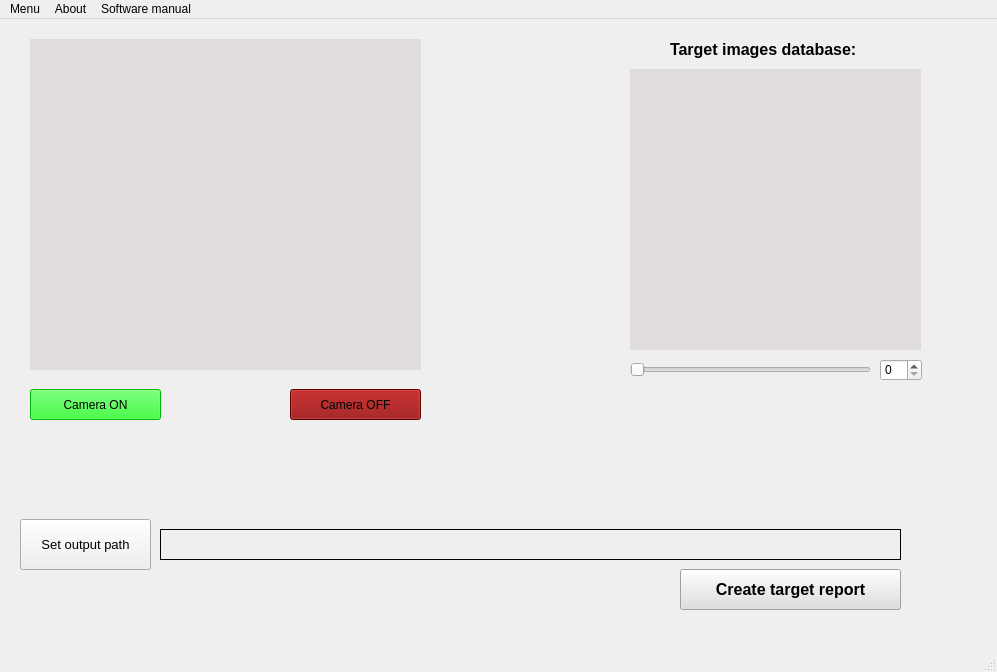
<?xml version="1.0" encoding="UTF-8"?>
<ui version="4.0">
 <class>MainWindow</class>
 <widget class="QMainWindow" name="MainWindow">
  <property name="geometry">
   <rect>
    <x>0</x>
    <y>0</y>
    <width>997</width>
    <height>672</height>
   </rect>
  </property>
  <property name="windowTitle">
   <string>Suspect detector</string>
  </property>
  <property name="windowOpacity">
   <double>1.000000000000000</double>
  </property>
  <widget class="QWidget" name="centralwidget">
   <widget class="QPushButton" name="CameraOnBtn">
    <property name="geometry">
     <rect>
      <x>30</x>
      <y>370</y>
      <width>131</width>
      <height>31</height>
     </rect>
    </property>
    <property name="styleSheet">
     <string notr="true">background-color: rgb(0,255,0);</string>
    </property>
    <property name="text">
     <string>Camera ON</string>
    </property>
   </widget>
   <widget class="QLabel" name="TargetImagesLabel">
    <property name="geometry">
     <rect>
      <x>670</x>
      <y>15</y>
      <width>231</width>
      <height>31</height>
     </rect>
    </property>
    <property name="font">
     <font>
      <family>Arial</family>
      <pointsize>12</pointsize>
      <weight>75</weight>
      <bold>true</bold>
     </font>
    </property>
    <property name="text">
     <string>Target images database:</string>
    </property>
   </widget>
   <widget class="QSlider" name="CurrentImage_slider">
    <property name="geometry">
     <rect>
      <x>630</x>
      <y>340</y>
      <width>241</width>
      <height>21</height>
     </rect>
    </property>
    <property name="orientation">
     <enum>Qt::Horizontal</enum>
    </property>
   </widget>
   <widget class="QSpinBox" name="CurrentImage_radiobox">
    <property name="geometry">
     <rect>
      <x>880</x>
      <y>340</y>
      <width>42</width>
      <height>22</height>
     </rect>
    </property>
   </widget>
   <widget class="QPushButton" name="CreateReportButton">
    <property name="geometry">
     <rect>
      <x>680</x>
      <y>550</y>
      <width>221</width>
      <height>41</height>
     </rect>
    </property>
    <property name="font">
     <font>
      <pointsize>12</pointsize>
      <weight>75</weight>
      <bold>true</bold>
     </font>
    </property>
    <property name="styleSheet">
     <string notr="true">background-color: rgb(225,220,220);</string>
    </property>
    <property name="text">
     <string>Create target report</string>
    </property>
   </widget>
   <widget class="QLabel" name="ExportPathLabel">
    <property name="geometry">
     <rect>
      <x>160</x>
      <y>510</y>
      <width>741</width>
      <height>31</height>
     </rect>
    </property>
    <property name="frameShape">
     <enum>QFrame::Panel</enum>
    </property>
    <property name="text">
     <string/>
    </property>
   </widget>
   <widget class="QPushButton" name="SetExportPathButton">
    <property name="geometry">
     <rect>
      <x>20</x>
      <y>500</y>
      <width>131</width>
      <height>51</height>
     </rect>
    </property>
    <property name="font">
     <font>
      <pointsize>10</pointsize>
     </font>
    </property>
    <property name="text">
     <string>Set output path</string>
    </property>
   </widget>
   <widget class="QLabel" name="MainVideo">
    <property name="geometry">
     <rect>
      <x>30</x>
      <y>20</y>
      <width>391</width>
      <height>331</height>
     </rect>
    </property>
    <property name="styleSheet">
     <string notr="true">background-color: rgb(225,220,220);</string>
    </property>
    <property name="text">
     <string/>
    </property>
   </widget>
   <widget class="QLabel" name="DatasetImages">
    <property name="geometry">
     <rect>
      <x>630</x>
      <y>50</y>
      <width>291</width>
      <height>281</height>
     </rect>
    </property>
    <property name="styleSheet">
     <string notr="true">background-color: rgb(225,220,220);</string>
    </property>
    <property name="text">
     <string/>
    </property>
   </widget>
   <widget class="QPushButton" name="CameraOffBtn">
    <property name="geometry">
     <rect>
      <x>290</x>
      <y>370</y>
      <width>131</width>
      <height>31</height>
     </rect>
    </property>
    <property name="styleSheet">
     <string notr="true">background-color: rgb(140 ,0 ,0)</string>
    </property>
    <property name="text">
     <string>Camera OFF</string>
    </property>
   </widget>
  </widget>
  <widget class="QMenuBar" name="menubar">
   <property name="geometry">
    <rect>
     <x>0</x>
     <y>0</y>
     <width>997</width>
     <height>21</height>
    </rect>
   </property>
   <widget class="QMenu" name="menuMenu">
    <property name="title">
     <string>Menu</string>
    </property>
    <widget class="QMenu" name="menuChoose_camera">
     <property name="title">
      <string>Choose camera</string>
     </property>
    </widget>
    <addaction name="actionLoad_target_images"/>
    <addaction name="menuChoose_camera"/>
   </widget>
   <widget class="QMenu" name="menuAbout">
    <property name="title">
     <string>About</string>
    </property>
    <widget class="QMenu" name="menuVersion">
     <property name="title">
      <string>Version</string>
     </property>
     <addaction name="actionversion_number"/>
    </widget>
    <addaction name="menuVersion"/>
    <addaction name="actionSofware_info"/>
    <addaction name="actionPolicy_2"/>
   </widget>
   <widget class="QMenu" name="menuSoftware_manual">
    <property name="title">
     <string>Software manual</string>
    </property>
   </widget>
   <addaction name="menuMenu"/>
   <addaction name="menuAbout"/>
   <addaction name="menuSoftware_manual"/>
  </widget>
  <widget class="QStatusBar" name="statusbar"/>
  <action name="actionLoad_target_images">
   <property name="text">
    <string>Load target images</string>
   </property>
  </action>
  <action name="actionPolicy">
   <property name="text">
    <string>Policy</string>
   </property>
  </action>
  <action name="actionPolicy_2">
   <property name="text">
    <string>Policy</string>
   </property>
  </action>
  <action name="actionSofware_info">
   <property name="text">
    <string>Sofware info</string>
   </property>
  </action>
  <action name="actionversion_number">
   <property name="text">
    <string>Version_number</string>
   </property>
  </action>
  <action name="actionf">
   <property name="text">
    <string>f</string>
   </property>
  </action>
 </widget>
 <resources/>
 <connections/>
</ui>
